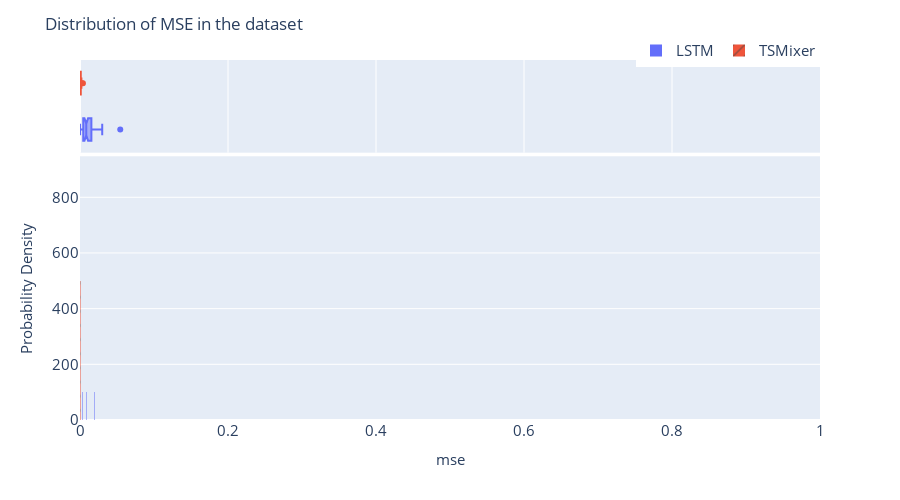

Notebook code for this chart:
### Code cell
fig = px.histogram(combined_metrics,
                   x="MSE",
                   color=combined_metrics["algorithm"],
                   pattern_shape=combined_metrics["algorithm"],
                   marginal="box",
                   nbins=500,
                   barmode="overlay",
                   histnorm="probability density")
fig = format_plot(fig, xlabel="mse", ylabel="Probability Density")
fig.update_layout(title="Distribution of MSE in the dataset", xaxis_range=[0,1])
fig.write_image(dst_img/"dl_mse_dist.png")
fig.show()

### Figure 1 — Plotly figure (JSON) as saved in the notebook; plotly's stock layout.template omitted (floating-point values rounded to 4 significant figures)
{"data": [{"bingroup": "x", "histnorm": "probability density", "hovertemplate": "algorithm=LSTM<br>MSE=%{x}<br>probability density=%{y}<extra></extra>", "legendgroup": "LSTM", "marker": {"color": "#636efa", "opacity": 0.5, "pattern": {"shape": ""}}, "name": "LSTM", "nbinsx": 500, "orientation": "v", "showlegend": true, "type": "histogram", "x": [0.006567, 0.007258, 0.000518, 0.01758, 0.005212, 0.00509, 0.0004023, 0.01424, 0.01736, 0.01193, 0.006461, 0.005599, 0.003281, 0.005828, 0.0544, 0.01499, 0.03003, 0.01893, 0.008148, 0.006989, 0.01897, 0.001937, 0.005482, 0.02282, 0.007962, 0.02258, 0.01047, 0.01112, 0.007077, 0.002681, 0.01426, 0.01131, 0.001009, 8.714e-05, 0.0002245, 0.009923, 0.008785, 0.01027, 0.0001906, 0.01936, 0.004372, 0.000242, 0.01539, 0.003831, 0.01617, 0.01306, 0.01048, 0.01955, 0.02564, 0.003048], "xaxis": "x", "yaxis": "y"}, {"hovertemplate": "algorithm=LSTM<br>MSE=%{x}<extra></extra>", "legendgroup": "LSTM", "marker": {"color": "#636efa"}, "name": "LSTM", "notched": true, "showlegend": false, "type": "box", "x": [0.006567, 0.007258, 0.000518, 0.01758, 0.005212, 0.00509, 0.0004023, 0.01424, 0.01736, 0.01193, 0.006461, 0.005599, 0.003281, 0.005828, 0.0544, 0.01499, 0.03003, 0.01893, 0.008148, 0.006989, 0.01897, 0.001937, 0.005482, 0.02282, 0.007962, 0.02258, 0.01047, 0.01112, 0.007077, 0.002681, 0.01426, 0.01131, 0.001009, 8.714e-05, 0.0002245, 0.009923, 0.008785, 0.01027, 0.0001906, 0.01936, 0.004372, 0.000242, 0.01539, 0.003831, 0.01617, 0.01306, 0.01048, 0.01955, 0.02564, 0.003048], "xaxis": "x2", "yaxis": "y2"}, {"bingroup": "x", "histnorm": "probability density", "hovertemplate": "algorithm=TSMixer<br>MSE=%{x}<br>probability density=%{y}<extra></extra>", "legendgroup": "TSMixer", "marker": {"color": "#EF553B", "opacity": 0.5, "pattern": {"shape": "/"}}, "name": "TSMixer", "nbinsx": 500, "orientation": "v", "showlegend": true, "type": "histogram", "x": [0.0008159, 0.0004522, 0.0001526, 0.001067, 0.0008494, 0.0003732, 0.000391, 0.00122, 0.001045, 0.0007936, 0.0005747, 0.0003553, 0.0003582, 0.0006786, 0.003973, 0.001304, 0.002774, 0.001349, 0.0005, 0.0008029, 0.001088, 0.0001594, 0.0004073, 0.00174, 0.0003903, 0.00189, 0.0005635, 0.0007127, 0.0005314, 0.0003534, 0.000944, 0.0008956, 0.0002059, 8.955e-05, 0.0001709, 0.001372, 0.0004713, 0.0005225, 0.0001605, 0.00137, 0.0006813, 0.0001777, 0.0008115, 0.0002289, 0.0008649, 0.0008867, 0.0006943, 0.001001, 0.001568, 0.0002828], "xaxis": "x", "yaxis": "y"}, {"hovertemplate": "algorithm=TSMixer<br>MSE=%{x}<extra></extra>", "legendgroup": "TSMixer", "marker": {"color": "#EF553B"}, "name": "TSMixer", "notched": true, "showlegend": false, "type": "box", "x": [0.0008159, 0.0004522, 0.0001526, 0.001067, 0.0008494, 0.0003732, 0.000391, 0.00122, 0.001045, 0.0007936, 0.0005747, 0.0003553, 0.0003582, 0.0006786, 0.003973, 0.001304, 0.002774, 0.001349, 0.0005, 0.0008029, 0.001088, 0.0001594, 0.0004073, 0.00174, 0.0003903, 0.00189, 0.0005635, 0.0007127, 0.0005314, 0.0003534, 0.000944, 0.0008956, 0.0002059, 8.955e-05, 0.0001709, 0.001372, 0.0004713, 0.0005225, 0.0001605, 0.00137, 0.0006813, 0.0001777, 0.0008115, 0.0002289, 0.0008649, 0.0008867, 0.0006943, 0.001001, 0.001568, 0.0002828], "xaxis": "x2", "yaxis": "y2"}], "layout": {"autosize": false, "barmode": "overlay", "height": 500, "legend": {"font": {"size": 15}, "orientation": "h", "title": {}, "tracegroupgap": 0, "x": 1, "xanchor": "right", "y": 0.98, "yanchor": "bottom"}, "margin": {"t": 60}, "title": {"text": "Distribution of MSE in the dataset"}, "width": 900, "xaxis": {"anchor": "y", "domain": [0, 1], "range": [0, 1], "tickfont": {"size": 15}, "title": {"font": {"size": 15}, "text": "mse"}}, "xaxis2": {"anchor": "y2", "domain": [0, 1], "matches": "x", "showgrid": true, "showticklabels": false}, "yaxis": {"anchor": "x", "domain": [0, 0.7326], "tickfont": {"size": 15}, "title": {"font": {"size": 15}, "text": "Probability Density"}}, "yaxis2": {"anchor": "x2", "domain": [0.7426, 1], "matches": "y2", "showgrid": false, "showline": false, "showticklabels": false, "ticks": ""}}}
